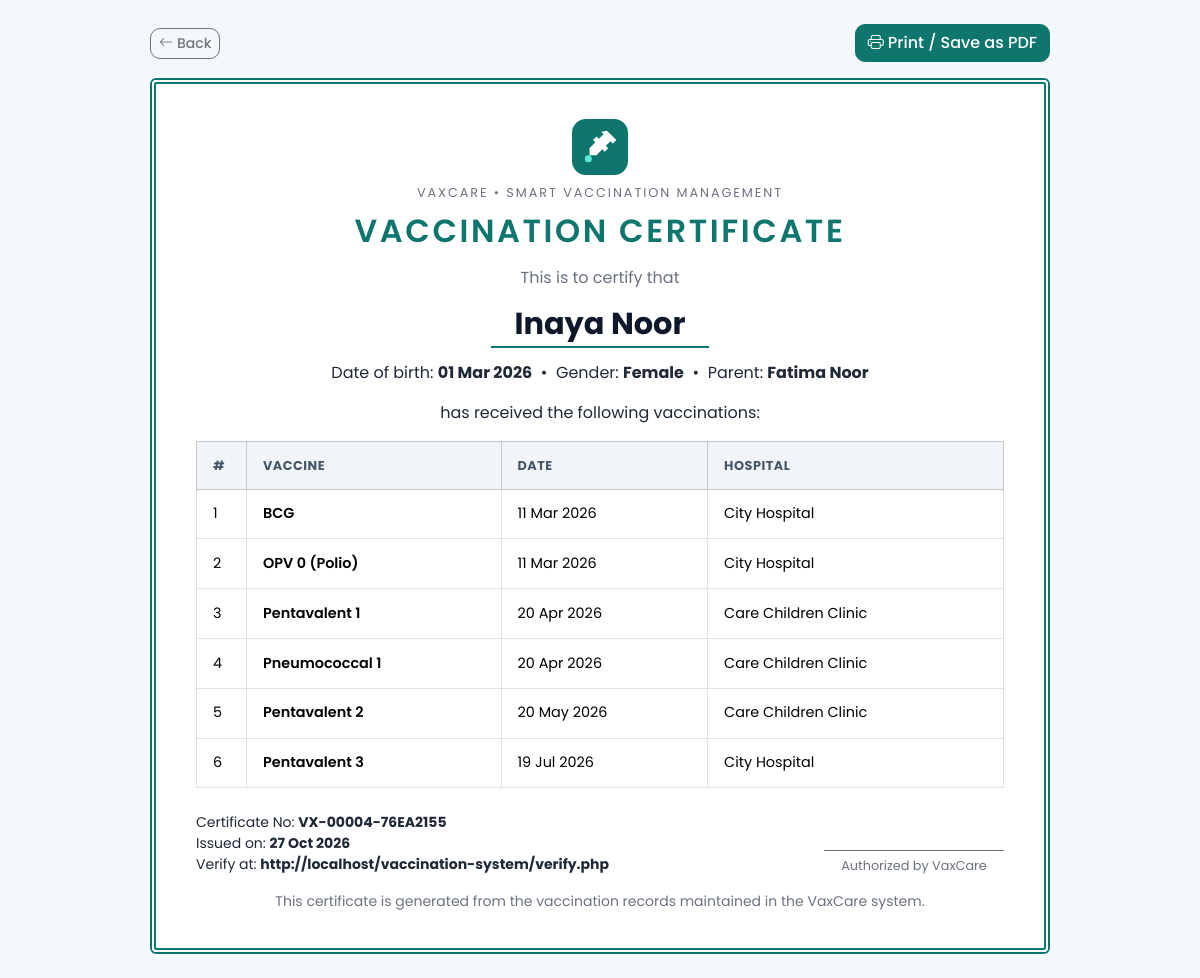
Screenshot of /parent/certificate.php?child=4 (signed in) with the database file from the repository.
### tables this page shows
CREATE TABLE children (
  id INT AUTO_INCREMENT PRIMARY KEY,
  parent_id INT NOT NULL,
  name VARCHAR(100) NOT NULL,
  dob DATE NOT NULL,
  gender ENUM('male','female') NOT NULL,
  blood_group VARCHAR(5),
  created_at TIMESTAMP DEFAULT CURRENT_TIMESTAMP,
  FOREIGN KEY (parent_id) REFERENCES users(id) ON DELETE CASCADE
);

CREATE TABLE bookings (
  id INT AUTO_INCREMENT PRIMARY KEY,
  child_id INT NOT NULL,
  parent_id INT NOT NULL,
  hospital_id INT NOT NULL,
  vaccine_id INT NOT NULL,
  appointment_date DATE NOT NULL,
  appointment_time TIME NOT NULL,
  approval_status ENUM('pending','approved','rejected') NOT NULL DEFAULT 'pending',
  vaccination_status ENUM('pending','vaccinated','not_vaccinated') NOT NULL DEFAULT 'pending',
  created_at TIMESTAMP DEFAULT CURRENT_TIMESTAMP,
  FOREIGN KEY (child_id)    REFERENCES children(id)  ON DELETE CASCADE,
  FOREIGN KEY (parent_id)   REFERENCES users(id)     ON DELETE CASCADE,
  FOREIGN KEY (hospital_id) REFERENCES hospitals(id) ON DELETE CASCADE,
  FOREIGN KEY (vaccine_id)  REFERENCES vaccines(id)  ON DELETE CASCADE
);

CREATE TABLE vaccines (
  id INT AUTO_INCREMENT PRIMARY KEY,
  vaccine_name VARCHAR(120) NOT NULL,
  description VARCHAR(255),
  recommended_age VARCHAR(50),               
  recommended_age_days INT NOT NULL DEFAULT 0,
  availability ENUM('available','unavailable') NOT NULL DEFAULT 'available'
);

CREATE TABLE hospitals (
  id INT AUTO_INCREMENT PRIMARY KEY,
  user_id INT NULL,                          
  hospital_name VARCHAR(150) NOT NULL,
  address VARCHAR(255) NOT NULL,
  location VARCHAR(100) NOT NULL,            
  phone VARCHAR(20),
  license_no VARCHAR(60) NULL,                       
  created_at TIMESTAMP DEFAULT CURRENT_TIMESTAMP,
  FOREIGN KEY (user_id) REFERENCES users(id) ON DELETE SET NULL
);

### parent/certificate.php (the view, shortened to what this page needs)
<?php
require_once __DIR__ . '/../config/db.php';
$parentId = (int)$_SESSION['user_id'];
$childId  = (int)($_GET['child'] ?? 0);
$stmt = $pdo->prepare('SELECT * FROM children WHERE id = ? AND parent_id = ?');
$stmt->execute([$childId, $parentId]);
$child = $stmt->fetch();
$stmt = $pdo->prepare(
    "SELECT b.appointment_date, v.vaccine_name, h.hospital_name
     FROM bookings b
     JOIN vaccines  v ON v.id = b.vaccine_id
     JOIN hospitals h ON h.id = b.hospital_id
     WHERE b.child_id = ? AND b.approval_status = 'approved' AND b.vaccination_status = 'vaccinated'
     ORDER BY b.appointment_date ASC, b.id ASC"
);
$stmt->execute([$child['id']]);
$records = $stmt->fetchAll();
$stmt = $pdo->prepare(
    "SELECT p.given_date AS appointment_date, v.vaccine_name, p.place AS hospital_name
     FROM past_vaccinations p
     JOIN vaccines v ON v.id = p.vaccine_id
     WHERE p.child_id = ? AND p.status = 'verified'"
);
$stmt->execute([$child['id']]);
$records = array_merge($records, $stmt->fetchAll());
usort($records, fn($a, $b) => strcmp($a['appointment_date'], $b['appointment_date']));
$certNo    = certificate_number($child['id']);
$verifyUrl = (!empty($_SERVER['HTTPS']) && $_SERVER['HTTPS'] !== 'off' ? 'https' : 'http')
           . '://' . ($_SERVER['HTTP_HOST'] ?? 'localhost') . BASE_URL . '/verify.php';
?>
<!DOCTYPE html>
<html lang="en">
<head>
</head>
<body>
<div class="cert-wrap">
  <div class="d-flex justify-content-between align-items-center mb-3 no-print">
    <a href="<?= BASE_URL ?>/parent/reports.php?child=<?= (int)$child['id'] ?>" class="btn btn-outline-secondary btn-sm">
      <i class="bi bi-arrow-left me-1"></i>Back
    </a>
    <button type="button" class="btn btn-primary" data-print><i class="bi bi-printer me-1"></i>Print / Save as PDF</button>
  </div>
  <div class="cert">
    <img src="<?= BASE_URL ?>/assets/img/logo.svg" alt="Logo" width="56" height="56">
    <div class="sub mt-2"><?= APP_NAME ?> &bull; <?= APP_TAGLINE ?></div>
    <h1>Vaccination Certificate</h1>
    <p class="mt-3 mb-1 text-muted">This is to certify that</p>
    <div class="child-name"><?= e($child['name']) ?></div>
    <p class="mb-3">
      Date of birth: <strong><?= format_date($child['dob']) ?></strong> &nbsp;&bull;&nbsp;
      Gender: <strong><?= e(ucfirst($child['gender'])) ?></strong> &nbsp;&bull;&nbsp;
      Parent: <strong><?= e($_SESSION['name']) ?></strong>
    </p>
    <p class="mb-3">has received the following vaccinations:</p>
    <div class="table-responsive">
    <table class="table table-sm table-bordered mb-4">
      <thead class="table-light">
        <tr><th style="width:50px;">#</th><th>Vaccine</th><th>Date</th><th>Hospital</th></tr>
      </thead>
      <tbody>
        <?php foreach ($records as $i => $r): ?>
          <tr>
            <td><?= $i + 1 ?></td>
            <td class="fw-semibold"><?= e($r['vaccine_name']) ?></td>
            <td><?= format_date($r['appointment_date']) ?></td>
            <td><?= e($r['hospital_name']) ?></td>
          </tr>
        <?php endforeach; ?>
      </tbody>
    </table>
    </div>
    <div class="d-flex justify-content-between align-items-end flex-wrap gap-3">
      <div class="text-start small">
        Certificate No: <strong><?= e($certNo) ?></strong><br>
        Issued on: <strong><?= date('d M Y') ?></strong><br>
        Verify at: <strong><?= e($verifyUrl) ?></strong>
      </div>
      <div class="sign text-center">Authorized by <?= APP_NAME ?></div>
    </div>
    <p class="text-muted small mt-3 mb-0">This certificate is generated from the vaccination records maintained in the <?= APP_NAME ?> system.</p>
  </div>
</div>
</body>
</html>

### assets/css/style.css (style rules this page uses)
:root { --brand: #0f766e; --brand-dark: #115e59; --brand-light: #ccfbf1; --accent: #2563eb; --bg: #f4f8fa; --text: #1f2937; --muted: #6b7280; --radius: 14px; --shadow: 0 6px 24px rgba(15, 118, 110, 0.10); --bs-primary: #0f766e; --bs-primary-rgb: 15, 118, 110; --bs-link-color: #0f766e; --bs-link-hover-color: #115e59; --bs-body-font-family: 'Poppins', system-ui, sans-serif; --bs-body-color: var(--text); }
html { scroll-behavior: smooth; }
body { font-family: 'Poppins', system-ui, sans-serif; background: var(--bg); color: var(--text); min-height: 100vh; display: flex; flex-direction: column; }
h1, h2, h3, h4, h5, h6 { font-weight: 600; color: #0f172a; }
.text-muted { color: var(--muted) !important; }
.btn { border-radius: 10px; font-weight: 500; transition: all .2s ease; }
.btn-primary { --bs-btn-bg: var(--brand); --bs-btn-border-color: var(--brand); --bs-btn-hover-bg: var(--brand-dark); --bs-btn-hover-border-color: var(--brand-dark); --bs-btn-active-bg: var(--brand-dark); --bs-btn-active-border-color: var(--brand-dark); --bs-btn-disabled-bg: var(--brand); --bs-btn-disabled-border-color: var(--brand); }
.table thead th { background: #f1f5f9; font-size: .8rem; text-transform: uppercase; letter-spacing: .04em; color: #475569; border-bottom: 0; white-space: nowrap; }
.table > :not(caption) > * > * { padding: .85rem 1rem; vertical-align: middle; }
:root { --bs-primary-bg-subtle: #ccfbf1; --bs-primary-text-emphasis: #0f766e; }
html { scroll-padding-top: 80px; }

### parent/certificate.php (style rules this page uses)
body { display: block; padding: 1.5rem 0; }
.cert-wrap { max-width: 900px; margin: 0 auto; }
.cert { background: #fff; padding: 2.2rem 2.5rem; text-align: center; border: 6px double var(--brand); border-radius: 6px; position: relative; }
.cert h1 { font-size: 2rem; letter-spacing: .08em; text-transform: uppercase; color: var(--brand); margin: .6rem 0 0; }
.cert .sub { color: var(--muted); letter-spacing: .15em; font-size: .8rem; text-transform: uppercase; }
.cert .child-name { font-size: 1.9rem; font-weight: 700; color: #0f172a; border-bottom: 2px solid var(--brand); display: inline-block; padding: 0 1.5rem; margin: .4rem 0 .8rem; }
.cert table { text-align: left; font-size: .9rem; }
.cert .sign { border-top: 1px solid #6b7280; padding-top: .3rem; min-width: 180px; font-size: .8rem; color: var(--muted); }

### rows the page displays
children: name "Inaya Noor", dob "01 Mar 2026", gender "Female", id "VX-00004-76EA2155"
bookings: vaccine.vaccine_name "BCG", appointment_date "11 Mar 2026", hospital.hospital_name "City Hospital"
bookings: vaccine.vaccine_name "OPV 0 (Polio)", appointment_date "11 Mar 2026", hospital.hospital_name "City Hospital"
bookings: vaccine.vaccine_name "Pentavalent 1", appointment_date "20 Apr 2026", hospital.hospital_name "Care Children Clinic"
bookings: vaccine.vaccine_name "Pneumococcal 1", appointment_date "20 Apr 2026", hospital.hospital_name "Care Children Clinic"
bookings: vaccine.vaccine_name "Pentavalent 2", appointment_date "20 May 2026", hospital.hospital_name "Care Children Clinic"
bookings: vaccine.vaccine_name "Pentavalent 3", appointment_date "19 Jul 2026", hospital.hospital_name "City Hospital"

### other values shown
APP_NAME "VAXCARE"
APP_TAGLINE "SMART VACCINATION MANAGEMENT"
$_SESSION['name'] "Fatima Noor"
$verifyUrl "http://localhost/vaccination-system/verify.php"
APP_NAME "VaxCare"
